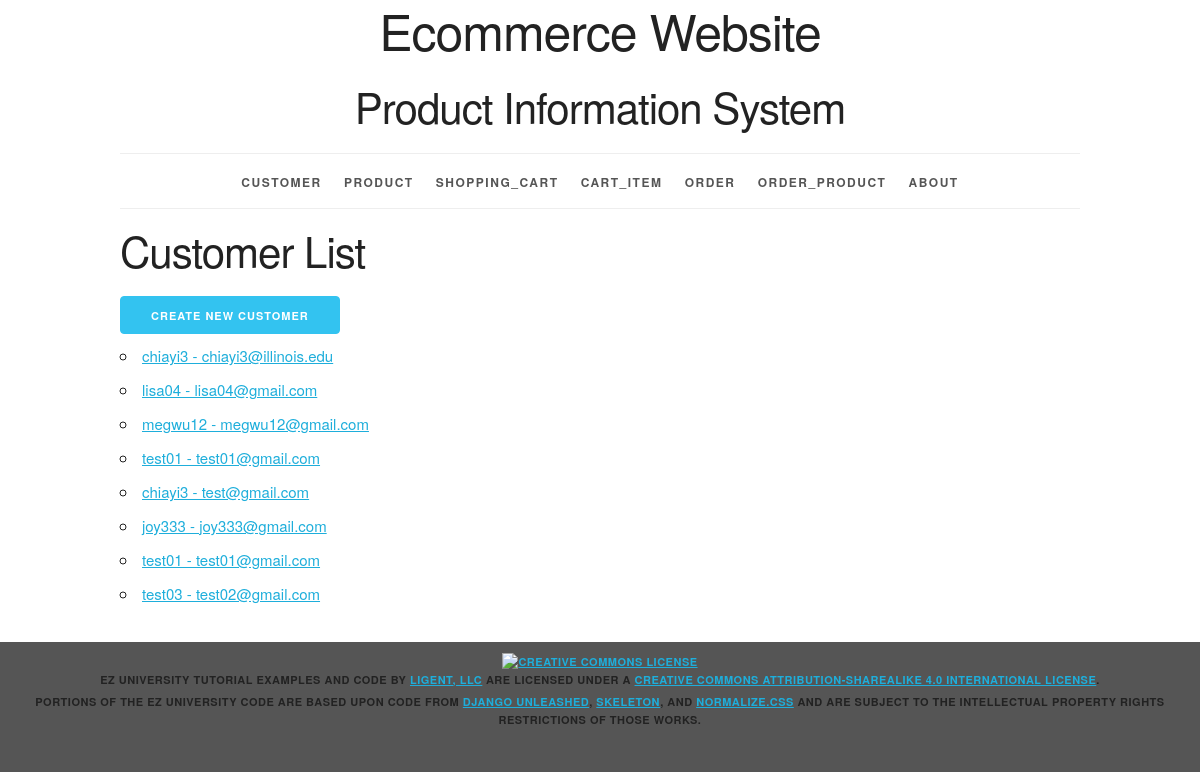
Screenshot of /customer/ with the database file from the repository.
### productinfo/models.py (models this page shows, shortened)
class Customer(models.Model):
	customer_id = models.AutoField(primary_key=True)
	first_name = models.CharField(max_length=45)
	last_name = models.CharField(max_length=45)
	disambiguator = models.CharField(max_length=45, blank=True, default='')
	username = models.CharField(max_length=45)
	password = models.CharField(max_length=45)
	email = models.CharField(max_length=225)
	sm_id = models.ForeignKey(Shipping_Method, related_name='customers', on_delete=models.PROTECT)
	pm_id = models.ForeignKey(Payment_Method, related_name='customers', on_delete=models.PROTECT)
	def __str__(self):
		return f'{self.username} - {self.email}'
	def get_absolute_url(self):
		return reverse('productinfo_customer_detail_urlpattern',
					   kwargs={'pk':self.pk}
					   )
	class Meta:
		ordering = ['customer_id']
		constraints = [
			UniqueConstraint(fields=['username', 'email', 'disambiguator'], name='unique_customer')
		]

### productinfo/views.py (the view)
class CustomerList(ListView):
	model = Customer

### productinfo/templates/productinfo/customer_list.html (shortened to what this page needs)
{% extends 'productinfo/base.html' %}
{% block content %}
    <h2>Customer List</h2>
    <div>
    <a href="{% url 'productinfo_customer_create_urlpattern' %}" class="button button-primary">
        Create New Customer
    </a>
    </div>
    <ul>
        {% for customer in customer_list %}
        <li>
            <a href="{{ customer.get_absolute_url }}">{{ customer }}</a>
        </li>
        {% empty %}
        <li><em>There are currently no customers available.</em></li>
        {% endfor %}
    </ul>
{% endblock %}

### productinfo/static/productinfo/skeleton.css (style rules this page uses)
html { font-size: 62.5%; }
body { font-size: 1.5em; line-height: 1.6; font-weight: 400; font-family: "Raleway", "HelveticaNeue", "Helvetica Neue", Helvetica, Arial, sans-serif; color: #222; }
h1, h2, h3, h4, h5, h6 { margin-top: 0; margin-bottom: 2rem; font-weight: 300; }
h2 { font-size: 3.6rem; line-height: 1.25; letter-spacing: -.1rem; }
@media (min-width: 550px) { h2 { font-size: 4.2rem; } }
a { color: #1EAEDB; }
.button, button, input[type="submit"], input[type="reset"], input[type="button"] { display: inline-block; height: 38px; padding: 0 30px; color: #555; text-align: center; font-size: 11px; font-weight: 600; line-height: 38px; letter-spacing: .1rem; text-transform: uppercase; text-decoration: none; white-space: nowrap; background-color: transparent; border-radius: 4px; border: 1px solid #bbb; cursor: pointer; box-sizing: border-box; }
.button.button-primary, button.button-primary, input[type="submit"].button-primary, input[type="reset"].button-primary, input[type="button"].button-primary { color: #FFF; background-color: #33C3F0; border-color: #33C3F0; }
ul { list-style: circle inside; }
ol, ul { padding-left: 0; margin-top: 0; }
li { margin-bottom: 1rem; }
button, .button { margin-bottom: 1rem; }
pre, blockquote, dl, figure, table, p, ul, ol, form { margin-bottom: 2.5rem; }

### productinfo/static/productinfo/style.css (style rules this page uses)
html { height: 100%; background-color: #555; }
body { background-color: white; }

### rows the page displays
Customer: username+email "chiayi3 - chiayi3@illinois.edu"
Customer: username+email "lisa04 - lisa04@gmail.com"
Customer: username+email "megwu12 - megwu12@gmail.com"
Customer: username+email "test01 - test01@gmail.com"
Customer: username+email "chiayi3 - test@gmail.com"
Customer: username+email "joy333 - joy333@gmail.com"
Customer: username+email "test01 - test01@gmail.com"
Customer: username+email "test03 - test02@gmail.com"
